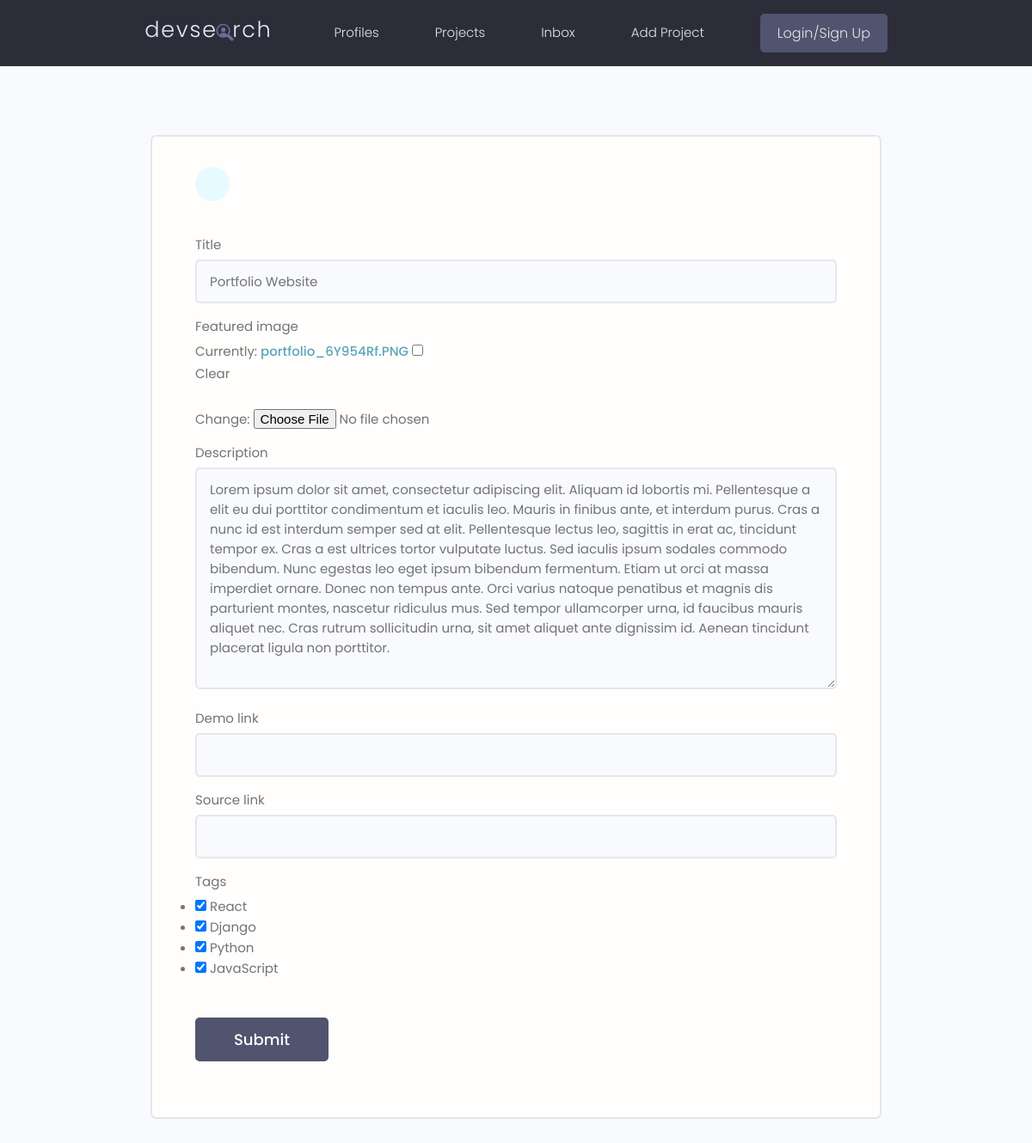
Before: /projects/update-project/fb39be2a-d8fb-4785-b51f-a1f8685b0271 with the older database file.
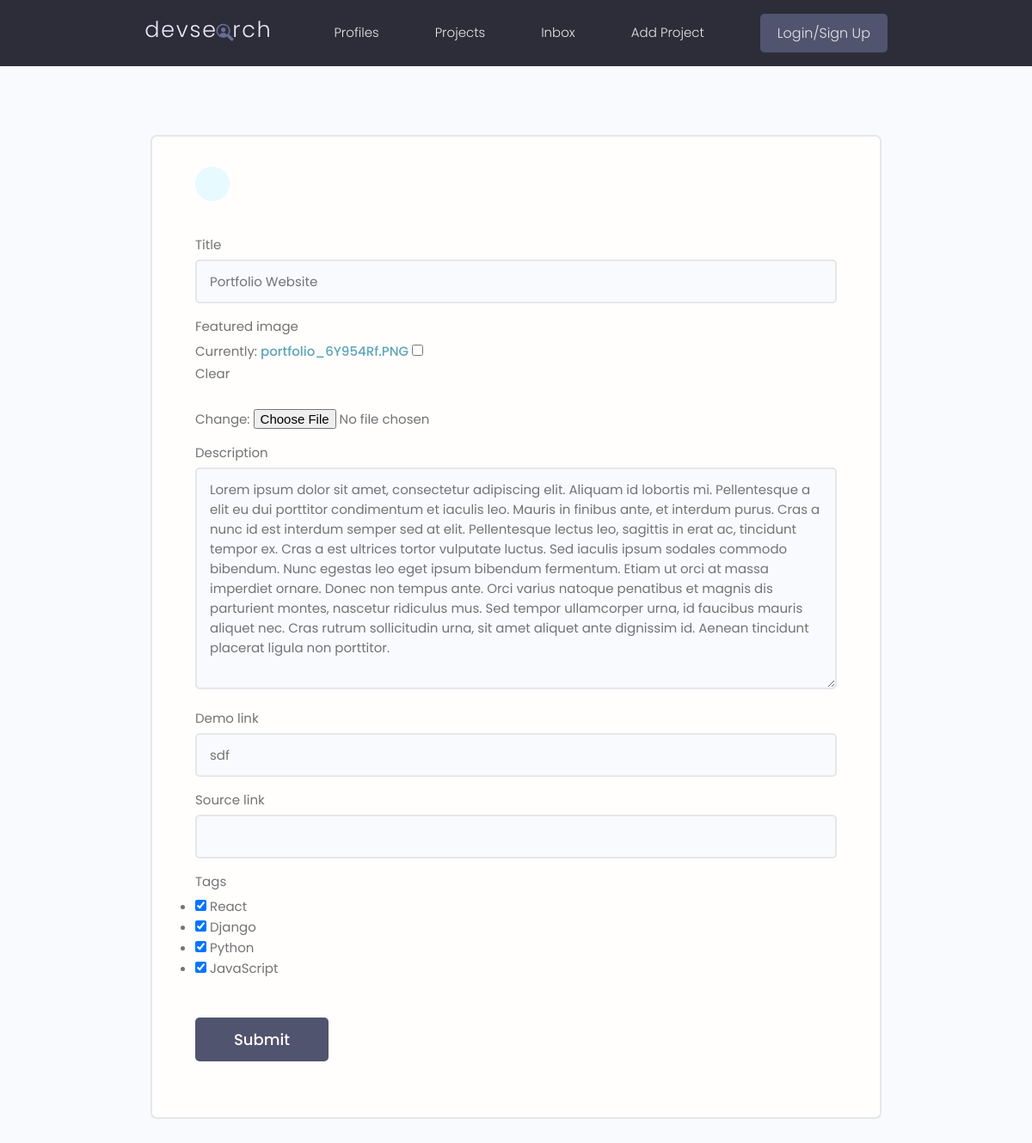
After: the same page with the newer database file.
### projects/models.py (models this page shows, shortened)
class Project(models.Model):
    owner = models.ForeignKey(Profile, null=True, blank=True, on_delete=models.SET_NULL)
    title = models.CharField(max_length=200)
    description = models.TextField(null=True, blank=True)
    featured_image = models.ImageField(null=True, blank=True, default="default.jpg")
    demo_link = models.CharField(max_length=2000, null=True, blank=True)
    source_link = models.CharField(max_length=2000, null=True, blank=True)
    tags = models.ManyToManyField('Tag', blank=True)
    vote_total = models.IntegerField(default=0, null=True, blank=True)
    vote_ratio = models.IntegerField(default=0, null=True, blank=True)
    created = models.DateTimeField(auto_now_add=True)
    id = models.UUIDField(default=uuid.uuid4, unique=True, primary_key=True, editable=False)

### projects/views.py (the view)
# urls.py: path('update-project/<str:pk>', views.updateProject, name="update-project"),
def updateProject(request, pk):
    project = Project.objects.get(id=pk)
    form = ProjectForm(instance=project)
    if request.method == 'POST':
        form = ProjectForm(request.POST, request.FILES, instance=project)
        if form.is_valid():
            form.save()
            return redirect('projects')
    context = {'form': form }
    return render(request, "projects/project_form.html", context)

### projects/forms.py
class ProjectForm(ModelForm):
    class Meta:
        model = Project
        fields = ['title', 'featured_image', 'description',
        'demo_link', 'source_link', 'tags']
        widgets = {
            'tags':forms.CheckboxSelectMultiple(),
        }
    def __init__(self, *args, **kwargs):
        super(ProjectForm, self).__init__(*args, **kwargs)
        for name, field in self.fields.items():
            field.widget.attrs.update({'class':'input'})

### projects/models.py (called while the page is built)
    def __str__(self):
        return self.name

### projects/templates/projects/project_form.html (shortened to what this page needs)
{% extends 'main.html' %}
{% block content %}
<main class="formPage my-xl">
    <div class="content-box">
        <div class="formWrapper">
            <a class="backButton" href="#"></a>
            <br>
            <form class="form" method="POST" enctype="multipart/form-data">
                {% for field in form %}
                <div class="form__field">
                    <label for="formInput#text">{{field.label}}</label>
                    {{field}}
                </div>
                {% endfor %}
                <input class="btn btn--sub btn--lg  my-md" type="submit" value="Submit" />
            </form>
        </div>
    </div>
</main>
{% endblock %}

Changed rows visible on the page:
changed Project "Portfolio Website": demo_link (not shown) → "sdf"
